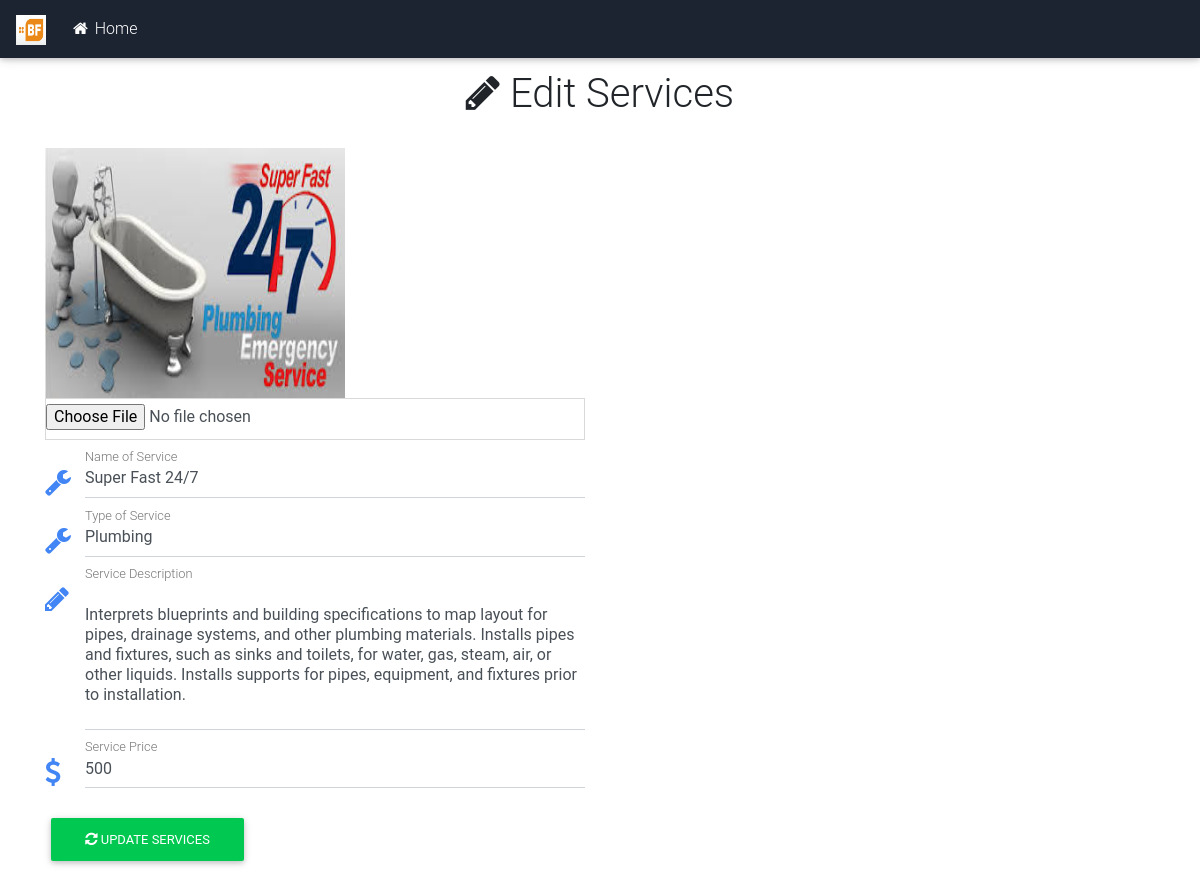
/edit-services.php?edit_service=2 (signed in), run on the app's committed database.
### tables this page shows
CREATE TABLE `services` (
  `ServiceID` int(11) NOT NULL,
  `ServiceImage` blob NOT NULL,
  `ServiceName` varchar(100) NOT NULL,
  `ServiceType` varchar(250) NOT NULL,
  `ServiceDescription` longtext NOT NULL,
  `ServicePrice` decimal(10,0) NOT NULL
);

### edit-services.php (the view, shortened to what this page needs)
<!DOCTYPE html>
<?php
	$conn = mysqli_connect('localhost', 'root', '', 'online_services');
	$edit_service = $_GET['edit_service'];
	$edit_service_sql = mysqli_query($conn, "SELECT * FROM services WHERE ServiceID = '$edit_service'");
	$edit_service_row = mysqli_fetch_assoc($edit_service_sql);
?>
<html>
<head>
	<link rel="stylesheet" type="text/css" href="css/bootstrap.css">
	<link rel="stylesheet" type="text/css" href="css/bootstrap.min.css">
	<link rel="stylesheet" type="text/css" href="css/mdb.min.css">
	<link rel="stylesheet" type="text/css" href="https://cdnjs.cloudflare.com/ajax/libs/font-awesome/4.7.0/css/font-awesome.min.css">
</head>
<body>
	<nav class="navbar navbar-expand-lg mdb-color darken-4 fixed-top">
		<a class="navbar-brand" href="#"><img src="img/logo.png" height="30" width="30"></a>
		<div class="navbar-collapse collapse" id="navbar">
			<ul class="navbar-nav mr-auto">
				<li class="nav-item active">
					<a class="nav-link text-white" href="admin-dashboard.php"><span class="fa fa-home"></span> Home</a>
				</li>
			</ul>
		</div>
	</nav><br><br><br>
	<div class="container">
		<div class="page-header">
			<h1 class="text-center"><span class="fa fa-pencil"></span> Edit Services</h1>
		</div>
		<div class="row">
			<form class="col-md-6" method="post" enctype="multipart/form-data">
				<div class="md-form mb-4">
					<img height="250" width="300" src="<?php echo "service_image/".$edit_service_row['ServiceImage']; ?>">
					<input class="form-control" type="file" name="image" value="<?php echo "service_image/".$edit_service_row['ServiceImage']; ?>">
				</div>
				<div class="md-form mb-4">
					<i class="fa fa-wrench prefix"></i>
					<input class="form-control" type="text" name="service_name" value="<?php echo $edit_service_row['ServiceName'] ?>">
					<label>Name of Service</label>
				</div>
				<div class="md-form mb-4">
					<i class="fa fa-wrench prefix"></i>
					<input class="form-control" type="text" name="service_type" value="<?php echo $edit_service_row['ServiceType'] ?>">
					<label>Type of Service</label>
				</div>
				<div class="md-form mb-4">
					<i class="fa fa-pencil prefix"></i>
					<textarea class="form-control md-textarea" name="service_description" rows="5"><?php echo$edit_service_row['ServiceDescription'] ?></textarea>
					<label>Service Description</label>
				</div>
				<div class="md-form mb-4">
					<i class="fa fa-dollar prefix"></i>
					<input class="form-control" type="text" name="service_price" value="<?php echo $edit_service_row['ServicePrice'] ?>">
					<label>Service Price</label>
				</div>
				<div class="md-form mb-4">
					<button type="submit" class="btn btn-success" name="update_service"><span class="fa fa-refresh"></span> Update Services</button>
				</div>
			</form>
		</div>
	</div>
</body>
</html>

### data on the page
services: ServiceImage (picture), service_name "Super Fast 24/7", service_type "Plumbing", service_description "Interprets blueprints and building specifications to map layout for pipes, drainage systems, and other plumbing materials. Installs pipes and fixtures, such as sinks and toilets, for water, gas, steam, air, or other liquids. Installs supports for pipes, equipment, and fixtures prior to installation.", service_price "500"
